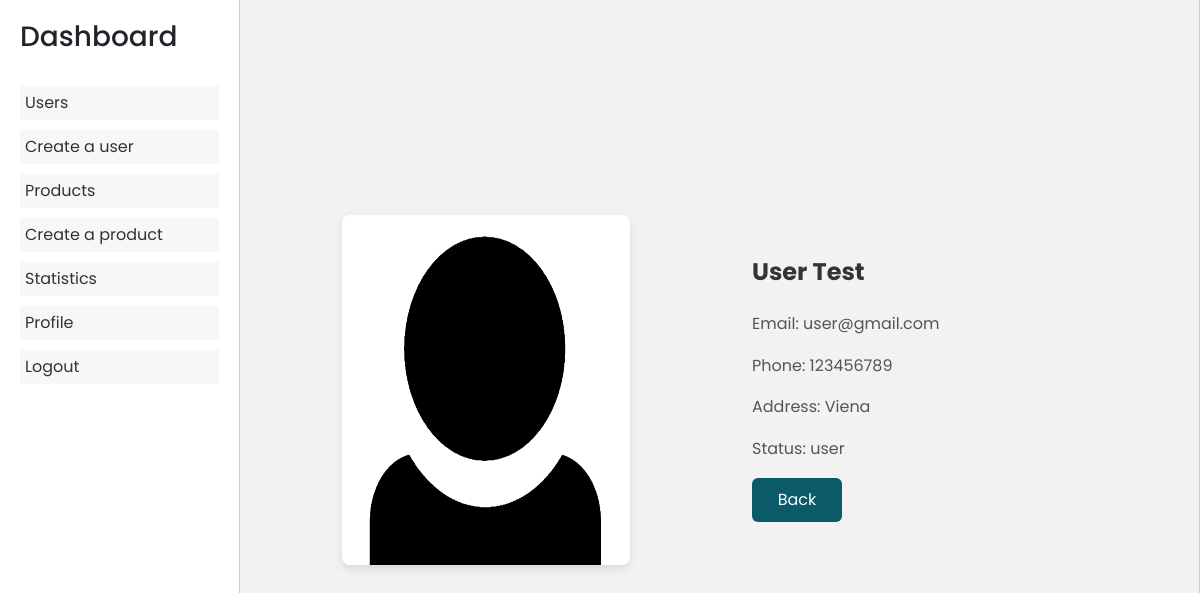
Page /admin/dashboard.php?page=details_users&id=12 (signed in) on the earlier database version.
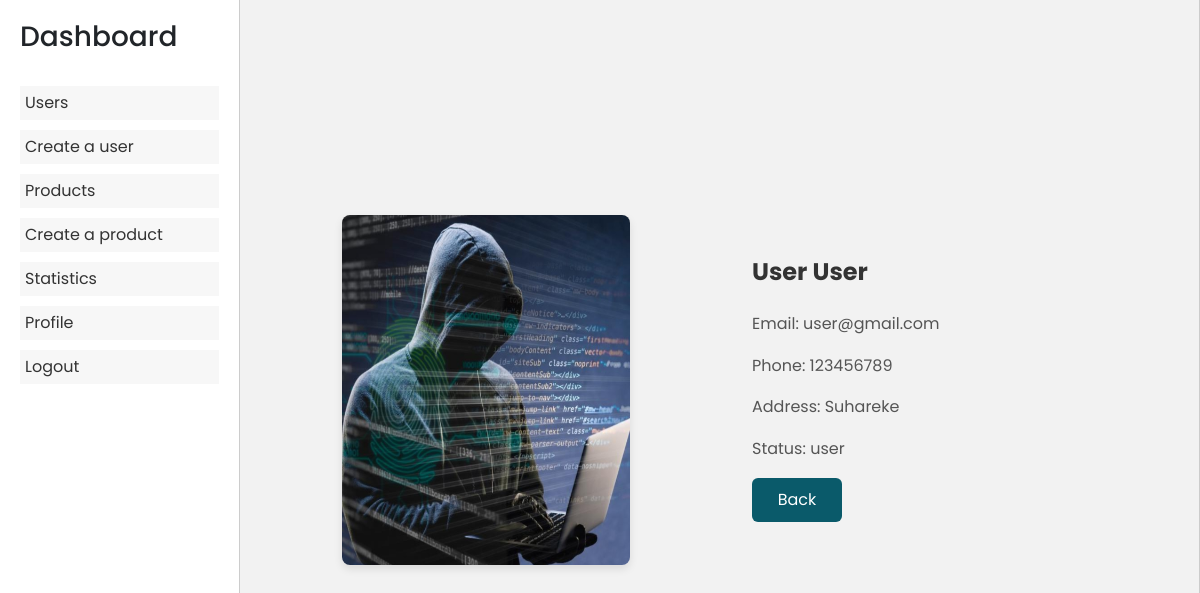
Same page on the later database version.
### tables this page shows
CREATE TABLE IF NOT EXISTS `users` (
  `id` int NOT NULL AUTO_INCREMENT,
  `first_name` varchar(50) NOT NULL,
  `last_name` varchar(50) NOT NULL,
  `email` varchar(50) NOT NULL,
  `phone` varchar(20) NOT NULL,
  `address` varchar(100) NOT NULL,
  `image` varchar(100) DEFAULT NULL,
  `password` varchar(255) NOT NULL,
  `status` varchar(10) NOT NULL DEFAULT 'user',
  `is_banned` enum('Yes','No') NOT NULL DEFAULT 'No',
  PRIMARY KEY (`id`),
  UNIQUE KEY `email` (`email`)
);

### admin/details_users.php (the view, shortened to what this page needs)
<?php
if (isset($_SESSION["admin"])) {
?>
    <!DOCTYPE html>
    <html lang="en">
    <head>
        <link href="https://cdn.jsdelivr.net/npm/bootstrap@5.3.0/dist/css/bootstrap.min.css" rel="stylesheet">
    </head>
    <body>
        <?php
        require "../validate/connect.php";
        $id = $_GET["id"];
        $sql = "SELECT * FROM users WHERE id=$id";
        $result = mysqli_query($connect, $sql);
        $row = mysqli_fetch_assoc($result);
        ?>
        <div class="container text-center">
            <div class="row">
                <div class="col-md-6">
                    <img src="../pictures/<?php echo $row['image']; ?>" class="card-img-top" alt="User Image">
                </div>
                <div class="col-md-6">
                    <div class="card-body">
                        <h5 class="card-title"><?php echo $row['first_name'] . " " . $row['last_name']; ?></h5>
                        <br>
                        <div>
                            <p class="card-text">Email: <?php echo $row['email']; ?></p>
                            <p class="card-text">Phone: <?php echo $row['phone']; ?></p>
                            <p class="card-text">Address: <?php echo $row['address']; ?></p>
                            <p class="card-text">Status: <?php echo $row['status']; ?></p>
                            <a style="text-decoration: none;" href="dashboard.php?page=users" class="btn-back">Back</a>
                        </div>
                    </div>
                </div>
            </div>
        </div>
    </body>
    </html>
<?php
} else if (isset($_SESSION["user"])) {
    header("location:../home.php");
} else {
    header("Location: ../login.php");
}

Differences in the rows shown:
changed users "User": image: picture added in place of a placeholder; last_name "Test" → "User"; address "Viena" → "Suhareke"
